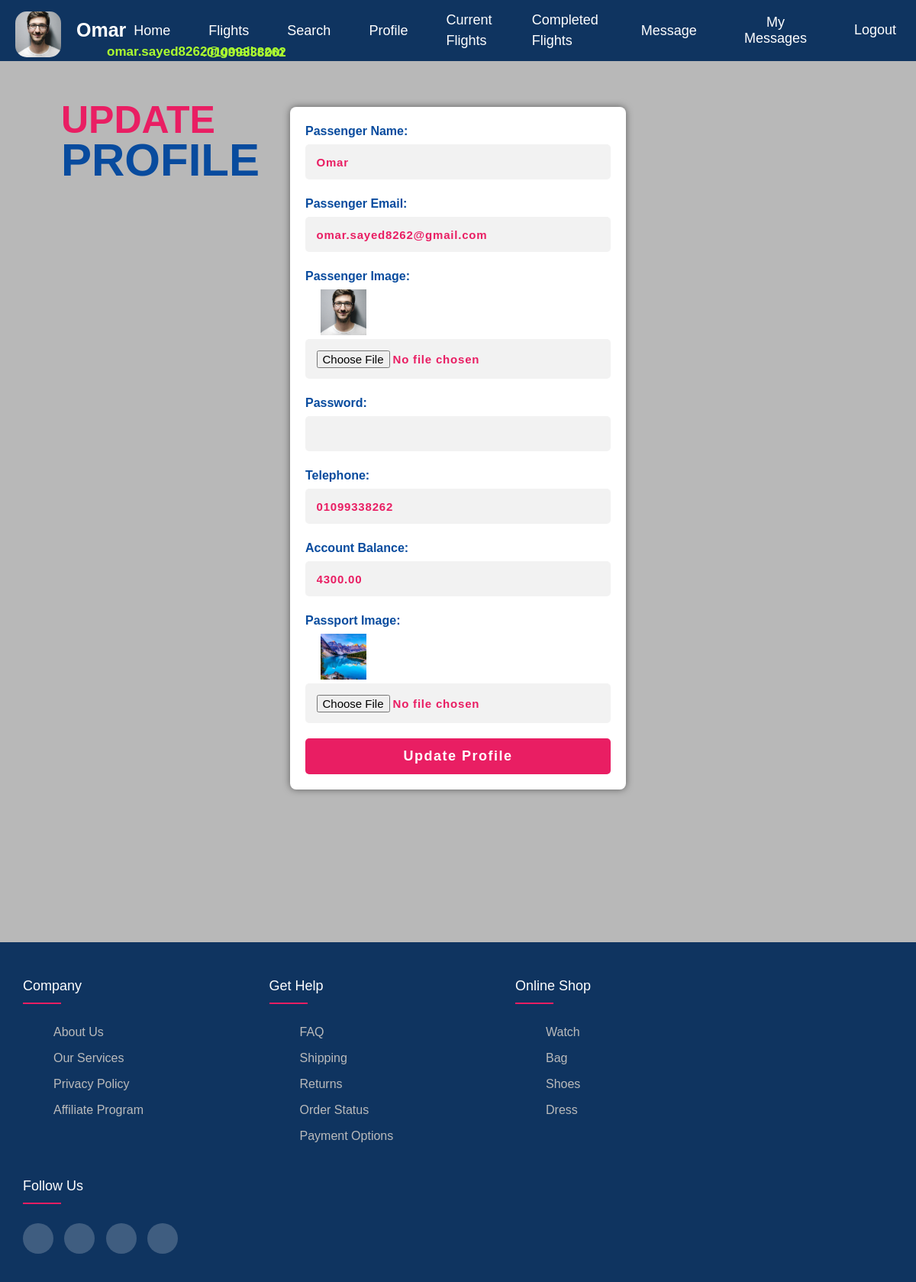
The page /passenger/profile.php (signed in) on the database its author committed.
### tables this page shows
CREATE TABLE `passenger` (
  `id` int(11) NOT NULL,
  `name` varchar(255) NOT NULL,
  `email` varchar(255) NOT NULL,
  `password` varchar(255) NOT NULL,
  `tel` varchar(20) NOT NULL,
  `photo` varchar(255) NOT NULL,
  `passportImg` varchar(255) NOT NULL,
  `accountBalance` decimal(10,2) NOT NULL,
  `flightId` int(11) NOT NULL,
  `status` text NOT NULL
);

### passenger/profile.php (the view, shortened to what this page needs)
<!DOCTYPE html>
<html lang="en">
<head>
    <link rel="stylesheet" href="passtyle.css">
    <?php
require_once('../connection.php');
$userId = $_SESSION['user_id'];
$passengerinfo = $con->query("SELECT * FROM passenger WHERE id = $userId")->fetch_assoc();
?>
</head>
<body>
    <?php
        include_once('./header.php');
    ?>
    <div class="disccc">
        <div class="add">UPDATE</div>
        <div class="addf">PROFILE</div>
    </div>
    <form method="post" enctype="multipart/form-data" class="custom-form">
        <div class="form-group">
            <label class="lab" for="name">Passenger Name:</label>
            <input class="inpp" type="text" name="name" value="<?php echo $passengerinfo['name']; ?>" >
        </div>
        <div class="form-group">
            <label class="lab" for="email">Passenger Email:</label>
            <input class="inpp" type="email" name="email" value="<?php echo $passengerinfo['email']; ?>" >
        </div>
        <div class="form-group">
            <label class="lab" for="photo">Passenger Image:</label>
            <div  style="margin-left: 20px; width: 60px;height: 60px;"><img style="width: 100%;height: 100%;object-fit: cover;" src="<?php echo $passengerinfo['photo']; ?>"></div>
            <input class="inpp" type="file" name="photo" value="<?php echo $passengerinfo['photo']; ?>" >
        </div>
        <div class="form-group">
            <label class="lab" for="password">Password:</label>
            <input class="inpp" type="password" name="password" value="" >
        </div>
        <div class="form-group">
            <label class="lab" for="tel">Telephone:</label>
            <input class="inpp" type="text" name="tel" value="<?php echo $passengerinfo['tel']; ?>" >
        </div>
        <div class="form-group">
            <label class="lab" for="accountBalance">Account Balance:</label>
            <input class="inpp"  name="accountBalance" value="<?php echo $passengerinfo['accountBalance']; ?>" readonly>
        </div>
        <div class="form-group">
            <label class="lab" for="passportImg">Passport Image:</label>
            <div  style="margin-left: 20px; width: 60px;height: 60px;"><img style="width: 100%;height: 100%;object-fit: cover;" src="<?php echo $passengerinfo['passportImg']; ?>"></div>
            <input class="inpp" type="file" name="passportImg" value="<?php echo $passengerinfo['passportImg']; ?>" readonly>
        </div>
        <input class="subbb" type="submit" name="updateProfile" value="Update Profile">
    </form>
    <?php include_once('./footer.php'); ?>
</body>
</html>

### passenger/header.php (shortened to what this page needs)
<div class="navvv">
      <div class="logo">
        <?php
              $p=$con->query("SELECT * FROM passenger WHERE id=$userId");
        $pp=$p->fetch_array(MYSQLI_ASSOC); ?>
        <div class="icon">
          <img src="img/<?php echo $pp['photo'] ; ?>" alt="src" />
        </div>
        <div class="compname"><?php echo $pp['name'];  ?></div>
      </div>
      <div class="info">
        <a href="index.php" class="home hom">Home</a>
        <a href="flights.php" class="home">Flights</a>
        <a href="search.php" class="home">Search</a>
        <a href="profile.php" class="home">Profile</a>
        <a href="currentFlights.php" class="home">Current Flights</a>
        <a href="completedFlights.php" class="home">Completed Flights</a>
        <button class="mess" onclick="toggleMsgCont()">Message</button>
        <button  class="mess" onclick="toggleMsgCont2()">My Messages</button>
        <form method="post">
          <button class="logout" type="submit" name="logout">Logout</button>
        </form>
      </div>
    </div>
    <div style="position: fixed;top: 55px;font-size: 17px;font-weight: bold;z-index: 800;left:140px;color: greenyellow;"><?php echo $pp['email'] ; ?></div>
    <div style="position: fixed;top: 56px;font-size: 17px;font-weight: bold;z-index: 800;left:265px;color: greenyellow;">:<?php echo $pp['tel'] ; ?></div>

### passenger/passtyle.css (style rules this page uses)
body { background-color: #65656575; font-family: "Poppins", sans-serif; line-height: 1.5; margin: 0; }
.navvv { position: fixed; z-index: 3; width: 100%; top: 0px; left: 0px; display: flex; justify-content: space-around; background-color: #0f3460; padding: 10px 20px; height: 60px; }
.navvv .logo { display: flex; align-items: center; }
.navvv .logo .icon { width: 60px; height: 60px; margin-top: 10px; margin-right: 20px; border-radius: 15px; }
.navvv .logo .icon img { width: 100%; height: 100%; border-radius: 15px; object-fit: cover; margin-right: 10px; }
.navvv .compname { font-size: 25px; font-weight: bold; color: #ffffff; }
.navvv .info { display: flex; justify-content: center; align-items: center; cursor: pointer; }
.navvv .info .home { margin: 0 10px; cursor: pointer; font-size: 18px; margin-right: 40px; font-weight: 400; text-decoration: none; color: white; background-color: #0f3460; transition: 0.2s ease-in-out; }
.mess { background-color: #0f3460; border: none; margin: 0 10px; cursor: pointer; font-size: 18px; margin-right: 40px; font-weight: 400; text-decoration: none; color: white; transition: 0.2s ease-in-out; }
.logout { background-color: #0f3460; border: none; margin: 0 10px; cursor: pointer; font-size: 18px; margin-right: 40px; font-weight: 400; text-decoration: none; color: white; transition: 0.2s ease-in-out; }
.custom-form { max-width: 400px; margin-top: 140px; margin-bottom: 100px; margin-left: auto; margin-right: auto; padding: 20px; background-color: #fff; border-radius: 8px; box-shadow: 0 0 10px rgba(0, 0, 0, 0.5); }
.form-group { margin-bottom: 20px; }
.lab { display: block; margin-bottom: 5px; font-weight: bold; color: #084b9e; }
.inpp, .inpp[type="file"] { display: block; padding: 14.5px; width: 100%; margin-top: 5px; margin-bottom: 20px; box-sizing: border-box; border: none; border-radius: 5px; font-weight: 500; letter-spacing: 0.8px; font-size: 15px; outline: none; background-color: #9191911f; color: #e91e63; font-weight: bold; cursor: pointer; }
.subbb { background-color: #e91e63; color: #ffffff; display: block; padding: 13px; border-radius: 5px; outline: none; font-size: 18px; letter-spacing: 1.5px; font-weight: bold; width: 100%; cursor: pointer; transition: all 0.1s ease-in-out; border: none; }
.disccc { position: absolute; display: flex; left: 80px; top: 120px; flex-direction: column; }
.disccc .add { font-weight: bold; font-size: 50px; font-family: "Gill Sans", "Gill Sans MT", Calibri, "Trebuchet MS", sans-serif; color: #e91e63; margin-bottom: -30px; }
.disccc .addf { font-weight: bold; font-family: "Gill Sans", "Gill Sans MT", Calibri, "Trebuchet MS", sans-serif; font-size: 60px; margin-bottom: 20px; color: #084b9e; }

### rows shown on the page
passenger: photo (picture), name "Omar", email "omar.sayed8262@gmail.com", tel "01099338262", accountBalance "4300.00", passportImg (picture)
